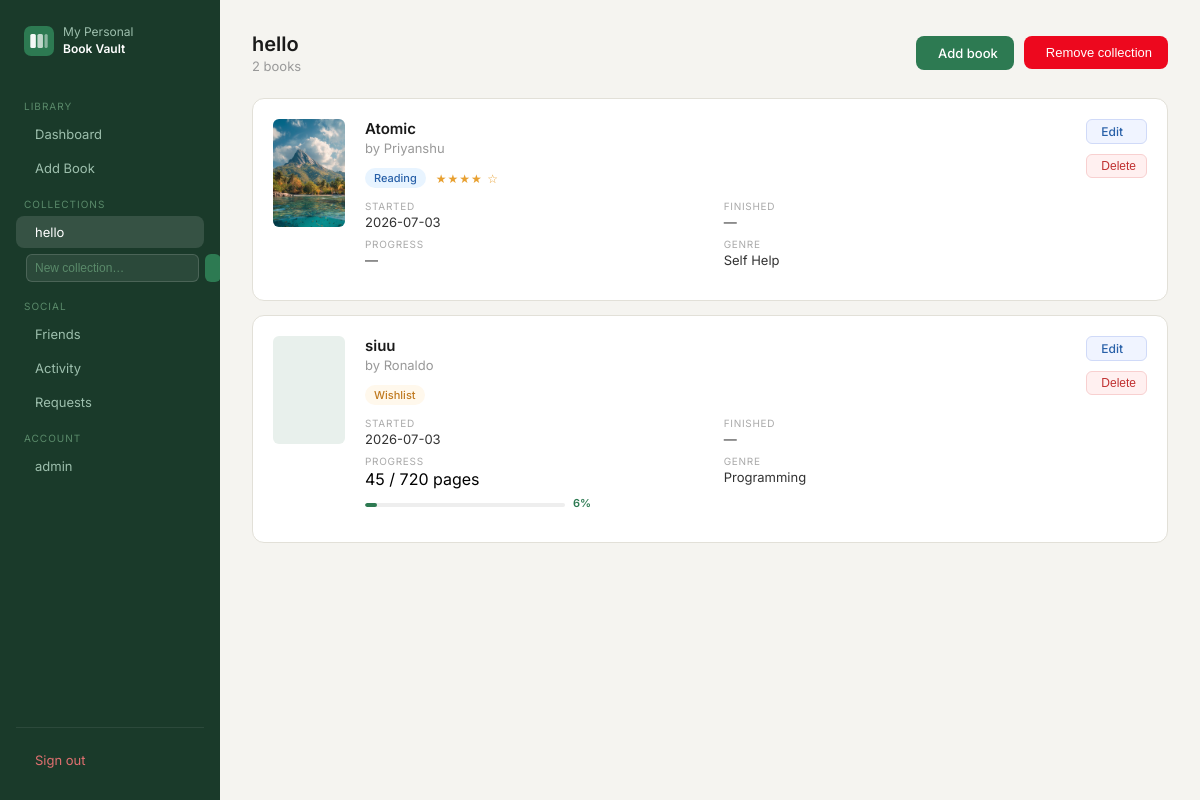
The app's page /collection/2 (signed in), older data.
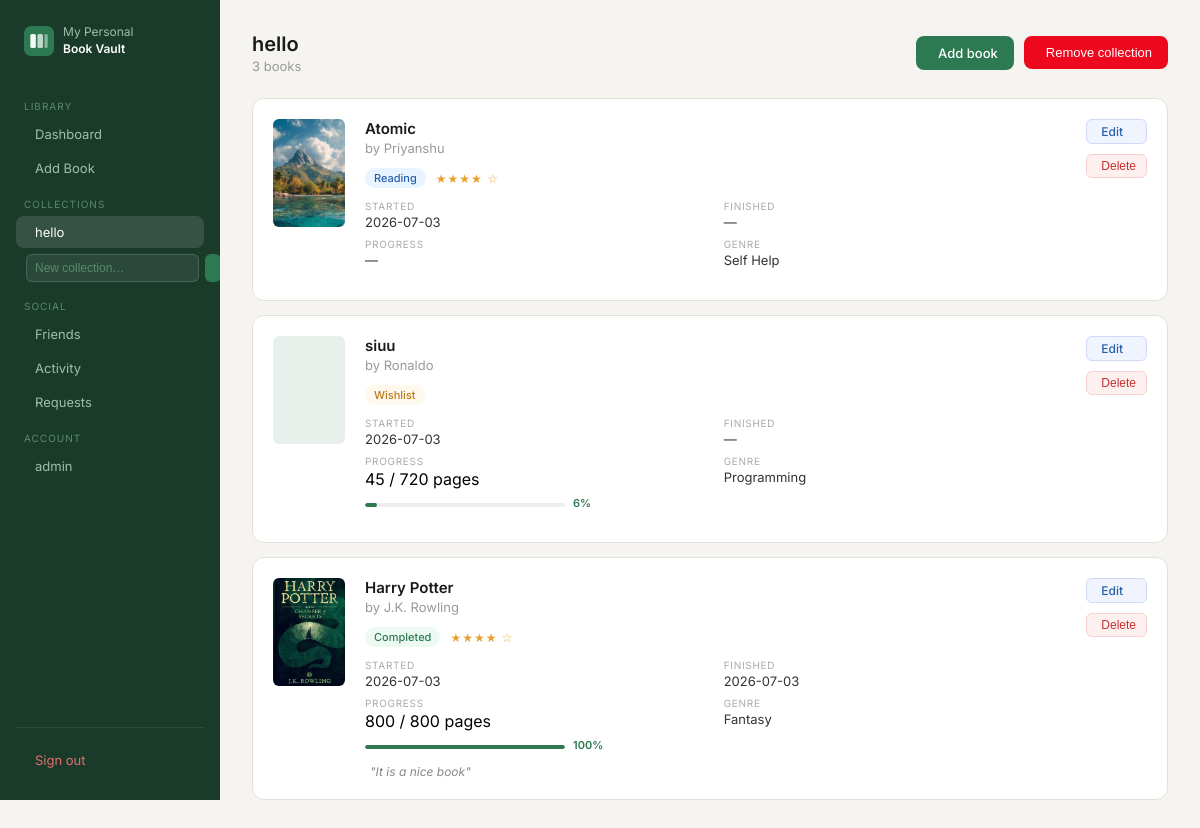
The same page, newer data.
### app/blueprints/collection/modules.py (models this page shows, shortened)
class Collection(db.Model):
    __tablename__="collection"
    cid=db.Column(db.Integer,primary_key=True)
    pid=db.Column(db.Integer,db.ForeignKey("credential.pid"),nullable=False)
    collection_name=db.Column(db.String(100),nullable=False)
    create_at=db.Column(db.DateTime,default=datetime.utcnow)
    user_books = db.relationship("Userbook", back_populates="collection")
    __table_args__=(db.UniqueConstraint("pid","collection_name",name="unique_collection"),)

### app/blueprints/auth/modules.py (models this page shows, shortened)
class Credential(db.Model,UserMixin):
    __tablename__='credential'
    pid=db.Column(db.Integer,primary_key=True)
    email=db.Column(db.String(255),nullable=False,unique=True)
    username=db.Column(db.String(100),nullable=False,unique=True)
    password=db.Column(db.String(100),nullable=False)
    history = db.relationship("History",  back_populates="user")
    user_books = db.relationship("Userbook", back_populates="user")

### app/blueprints/book/modules.py (models this page shows, shortened)
class Userbook(db.Model):
    __tablename__="userbook"
    uid=db.Column(db.Integer,primary_key=True)
    pid=db.Column(db.Integer,db.ForeignKey("credential.pid"),nullable=False)
    bid=db.Column(db.Integer,db.ForeignKey("book.bid"),nullable=False)
    cid=db.Column(db.Integer,db.ForeignKey("collection.cid"),nullable=True)
    current_page=db.Column(db.Integer,nullable=False)
    status=db.Column(db.String(100),nullable=False)
    note=db.Column(db.Text,nullable=True)
    rating=db.Column(db.Integer,db.CheckConstraint("rating >= 0 AND rating <= 5"),nullable=True)
    start_date=db.Column(db.Date,default=date.today)
    end_date=db.Column(db.Date,nullable=True)
    __table_args__=(db.UniqueConstraint("pid","bid",name="unique_user_book"),)
    user = db.relationship("Credential", back_populates="user_books")
    book = db.relationship("Book",back_populates="user_books")
    collection = db.relationship("Collection", back_populates="user_books")

class Book(db.Model):
    __tablename__="book"
    bid=db.Column(db.Integer,primary_key=True)
    author=db.Column(db.String(100),nullable=False)
    title=db.Column(db.String(100),nullable=False)
    language=db.Column(db.String(100),nullable=False)
    genre=db.Column(db.String(100),nullable=True)
    description=db.Column(db.Text,nullable=True)
    page_count=db.Column(db.Integer,nullable=False)
    published_year=db.Column(db.Integer,nullable=True)
    cover_image = db.Column(db.String(500), nullable=True)
    user_books = db.relationship("Userbook", back_populates="book")

### app/blueprints/collection/routes.py (the view)
@collection.route('/<int:cid>')
@login_required
def collection_detail(cid):
    collection = Collection.query.filter_by(
        cid=cid, pid=current_user.pid).first_or_404()
    books = Userbook.query.filter_by(
        cid=cid, pid=current_user.pid).all()
    return render_template("collection/collection_detail.html",
                           collection=collection, books=books)

### app/blueprints/collection/templates/collection/collection_detail.html (shortened to what this page needs)
{% extends "book/base.html" %}
{% block content %}
<div class="page-header">
  <div>
    <h1 class="page-title">
       {{ collection.collection_name }}
    </h1>
    <p class="page-sub">{{ books|length }} book{{ 's' if books|length != 1 }}</p>
  </div>
  <div style="display:flex; gap:10px;">
    <a href="{{ url_for('book.book_add') }}" class="btn-add">
       Add book
    </a>
    <form method="POST"
          action="{{ url_for('collection.delete_collection', cid=collection.cid) }}"
          onsubmit="return confirm('Delete this collection? Books will remain in your library.')">
      <button type="submit" class="btn-logout">
         Remove collection
      </button>
    </form>
  </div>
</div>
{% if books %}
<div class="book-list">
  {% for ub in books %}
  <div class="book-list-card">
    <div class="book-cover">
      {% if ub.book.cover_image %}
        <img src="{{ url_for('static', filename=ub.book.cover_image) }}"
             alt="{{ ub.book.title }}">
      {% else %}
        <div class="cover-placeholder">
        </div>
      {% endif %}
    </div>
    <div class="book-info">
      <h3 class="book-info-title">{{ ub.book.title }}</h3>
      <p class="book-info-author">by {{ ub.book.author }}</p>
      <div class="book-meta">
        <span class="badge badge-{{ ub.status|lower }}">{{ ub.status }}</span>
        {% if ub.rating %}
          <span class="stars">
            {% for i in range(ub.rating) %}★{% endfor %}
            {% for i in range(5 - ub.rating) %}☆{% endfor %}
          </span>
        {% endif %}
      </div>
      <div class="book-details-grid">
        <div class="book-detail-item">
          <span class="detail-label">Started</span>
          <span>{{ ub.start_date or '—' }}</span>
        </div>
        <div class="book-detail-item">
          <span class="detail-label">Finished</span>
          <span>{{ ub.end_date or '—' }}</span>
        </div>
       <div class="book-detail-item form-full">
  <span class="detail-label">Progress</span>
  {% if ub.current_page and ub.book.page_count and ub.book.page_count > 0 %}
    {% set pct = ((ub.current_page / ub.book.page_count) * 100)|round|int %}
    {% set pct = [pct, 100]|min %}
    <span>{{ ub.current_page }} / {{ ub.book.page_count }} pages</span>
    <div style="display:flex;align-items:center;gap:8px;margin-top:5px;">
      <div class="progress-bar" style="flex:1;max-width:200px;">
        <div class="progress-fill" style="width:{{ pct }}%"></div>
      </div>
      <span style="font-size:11px;color:#2d7a52;font-weight:600;">{{ pct }}%</span>
    </div>
  {% else %}
    <span>—</span>
  {% endif %}
</div>
        <div class="book-detail-item">
          <span class="detail-label">Genre</span>
          <span>{{ ub.book.genre or '—' }}</span>
        </div>
      </div>
      {% if ub.note %}
      <p class="book-note">
         {{ ub.note }}
      </p>
      {% endif %}
    </div>
    <div class="book-actions">
      <a href="{{ url_for('book.userbook_update', uid=ub.uid) }}"
         class="action-btn btn-edit">
         Edit
      </a>
      <form method="POST"
            action="{{ url_for('book.userbook_delete', uid=ub.uid) }}"
            onsubmit="return confirm('Remove this book?')">
        <button type="submit" class="action-btn btn-del">
          Delete
        </button>
      </form>
    </div>
  </div>
  {% endfor %}
</div>
{% endif %}
{% endblock %}

### app/blueprints/book/templates/book/base.html (shortened to what this page needs)
<!DOCTYPE html>
<html lang="en">
<head>
  <link rel="stylesheet" type="text/css" href="/css/style.css">
  <link rel="stylesheet" href="https://cdn.jsdelivr.net/npm/@tabler/icons-webfont@latest/tabler-icons.min.css">
</head>
<body class="app-body">
  <div class="app-layout">
    <aside class="sidebar">
      <div class="sidebar-brand">
        <span class="sidebar-brand-name">My Personal<br><strong>Book Vault</strong></span>
      </div>
      <span class="nav-section">Library</span>
      <a href="{{ url_for('book.home') }}"
         class="nav-item {% if request.endpoint == 'book.home' %}active{% endif %}">
         Dashboard
      </a>
      <a href="{{ url_for('book.book_add') }}"
         class="nav-item {% if request.endpoint == 'book.book_add' %}active{% endif %}">
         Add Book
      </a>
      <span class="nav-section">Collections</span>
{% for col in collections %}
<a href="{{ url_for('collection.collection_detail', cid=col.cid) }}"
   class="nav-item {% if request.endpoint == 'collection.collection_detail' and request.view_args.get('cid')|int == col.cid %}active{% endif %}">
   {{ col.collection_name }}
</a>
{% else %}
<span class="nav-empty">No collections yet</span>
{% endfor %}
<form method="POST" action="{{ url_for('collection.create_collection') }}" style="padding: 4px 10px;">
  <div class="input-wrap" style="display:flex;gap:6px;">
    <input type="text" name="collection_name" placeholder="New collection…"
           class="nav-input" required>
    <button type="submit" class="nav-create-btn">
    </button>
  </div>
</form>
<span class="nav-section">Social</span>
<a href="{{ url_for('friends.friends_list') }}"
   class="nav-item {% if request.endpoint and request.endpoint.startswith('friends.') %}active{% endif %}">
   Friends
</a>
<a href="{{ url_for('friends.activity_feed') }}"
   class="nav-item {% if request.endpoint == 'friends.activity_feed' %}active{% endif %}">
   Activity
</a>
<a href="{{ url_for('friends.requests_page') }}"
   class="nav-item {% if request.endpoint == 'friends.requests_page' %}active{% endif %}">
   Requests
</a>
      <span class="nav-section">Account</span>
<a href="{{ url_for('book.profile') }}"
   class="nav-item {% if request.endpoint == 'book.profile' %}active{% endif %}">
  {{ current_user.username }}
</a>
      <div class="sidebar-footer">
        <a href="{{ url_for('book.logout') }}" class="nav-item nav-item-danger">
           Sign out
        </a>
      </div>
    </aside>
    <main class="main-content">
      {% block content %}{% endblock %}
    </main>
  </div>
</body>
</html>

Row changes from the older to the newer data that the page shows:
added Userbook: cover_image (picture), book "Harry Potter", book.author "J.K. Rowling", status "Completed", rating 4 (drawn), start_date "2026-07-03", end_date "2026-07-03", current_page "800", book.page_count "800", pct "100", book "Fantasy", note "\"It is a nice book\""
Text that changed along with them:
{{ books|length }}: "2" → "3"
